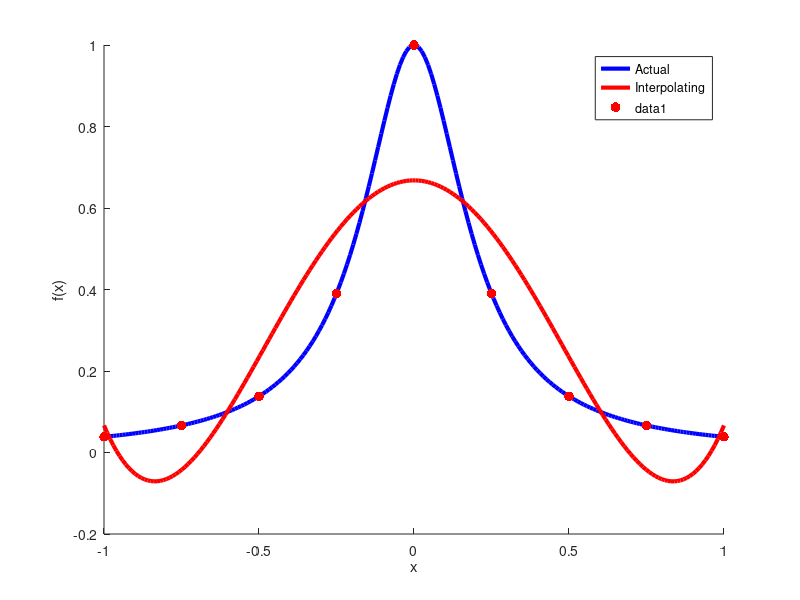

MATLAB code to generate this figure:
function p1

clear all;
close all;
hold on;

f = @(x) 1 ./ (1 + 25 * x .^ 2);

% Actual curve.
_x = linspace(-1, 1, 200);
_y = f(_x);

% Interpolating points.
x = -1:0.25:1;
y = f(x);

% Fit a polynomial to the interpolating points.
p = polyval(polyfit(x, y, 5), _x);

plot(_x, _y, 'b', 'DisplayName', 'Actual', 'LineWidth', 3);
plot(_x,  p, 'r', 'DisplayName', 'Interpolating', 'LineWidth', 3);
scatter(x, y, 50, 'r', 'filled');
legend('show');
xlabel('x');
ylabel('f(x)');

end
